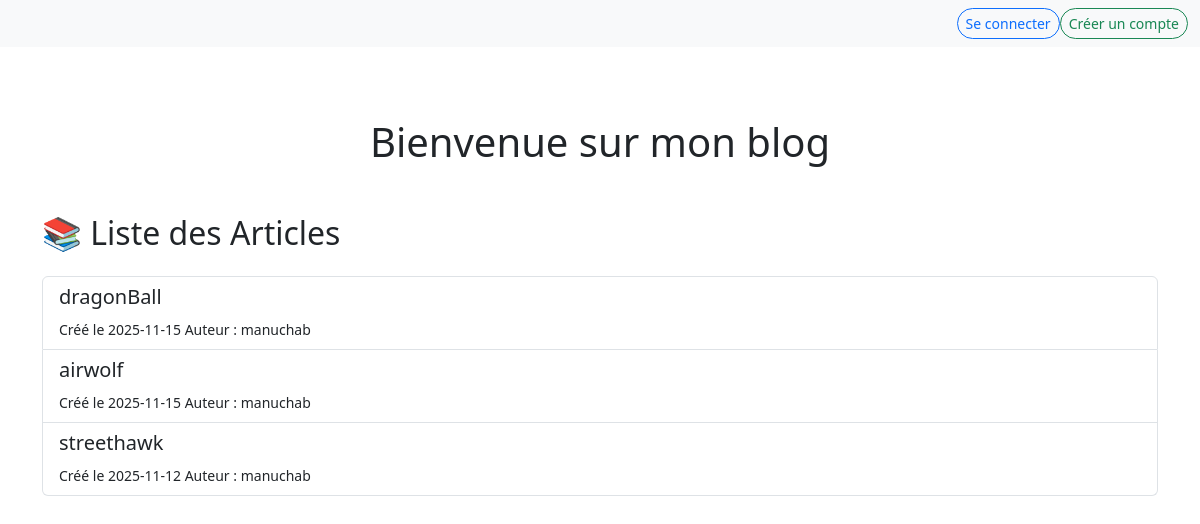
The app's page /articles.php, older data.
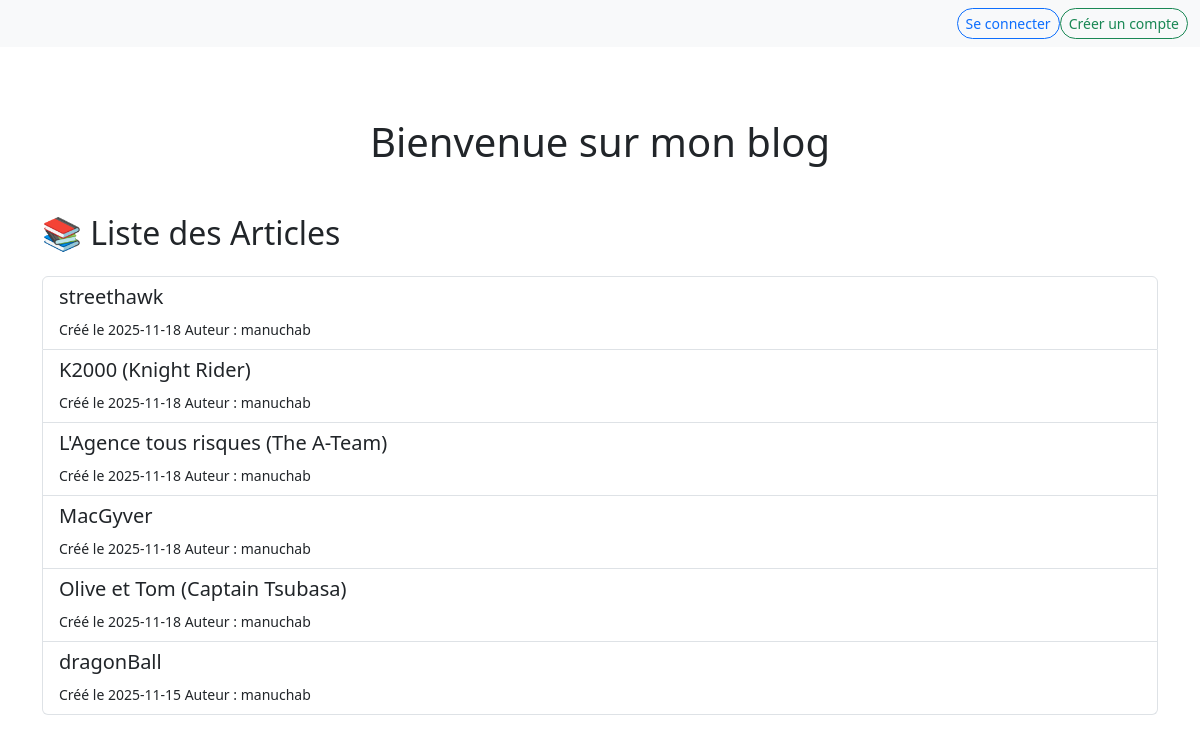
The same page, newer data.
### tables this page shows
CREATE TABLE IF NOT EXISTS `article` (
  `id_article` int NOT NULL AUTO_INCREMENT,
  `titre` varchar(255) NOT NULL,
  `date_creation` date NOT NULL,
  `date_parution` date NOT NULL,
  `id_user` int NOT NULL,
  `picture` varchar(255) NOT NULL,
  `contenu` text,
  PRIMARY KEY (`id_article`),
  KEY `fk_idUser` (`id_user`)
);

### includes/functions/article_functions.php (called while the page is built, shortened)
<?php
function getAllArticle() {
    $dbh = dbconnect();
    $stmt = $dbh->prepare("SELECT a.id_article AS id, COALESCE(a.titre, '') AS titre, COALESCE(a.date_creation, '') AS date_creation, COALESCE(a.date_parution, '') AS date_parution, COALESCE(a.picture, '') AS picture,
            COALESCE(a.contenu, '') AS contenu, COALESCE(u.pseudo, u.email, '') AS auteur FROM article a JOIN user u ON a.id_user = u.id_user ORDER BY a.date_creation DESC ");
    $stmt->execute();
    return $stmt->fetchAll(PDO::FETCH_ASSOC);
}

### articles.php (the view, shortened to what this page needs)
<?php
$articles = getAllArticle();
require_once "header.php";
?>
<div class="container mt-5">
    <h2 class="mb-4">📚 Liste des Articles</h2>
    <?php if (empty($articles)): ?>
        <div class="alert alert-info">Aucun article disponible.</div>
    <?php else: ?>
        <div class="list-group">
            <?php foreach ($articles as $article): ?>
                <a href="singleArticle.php?id=<?= $article['id'] ?>" class="list-group-item list-group-item-action"><h5><?= htmlspecialchars($article['titre'] ?? '') ?></h5>
                <small>Créé le <?= htmlspecialchars($article['date_creation'] ?? '') ?> Auteur : <?= htmlspecialchars($article['auteur'] ?? '') ?></small></a>
            <?php endforeach; ?>
        </div>
    <?php endif; ?>
</div>
<?php require_once "footer.php"; ?>

### header.php (shortened to what this page needs)
<!DOCTYPE html>
<html lang="fr">
<head>
    <link href="https://cdn.jsdelivr.net/npm/bootstrap@5.3.8/dist/css/bootstrap.min.css" rel="stylesheet">
    <link rel="stylesheet" href="style.css">
</head>
<body>
    <nav class="navbar fixed-top bg-body-tertiary">
        <div class="container-fluid justify-content-end">
            <?php if (isset($_SESSION['user'])): ?>
                <?php if ($_SESSION['user']['type'] === 'auteur'): ?>
                    <a href="myArticles.php" class="btn rounded-pill btn-sm btn-outline-secondary">
                        Mes articles
                    </a>
                    <a href="addArticle.php" class="btn rounded-pill btn-sm btn-outline-success">
                        <i class="bi bi-plus-circle"></i> Créer
                    </a>
                <?php endif; ?>
                <span class="text-muted me-2">
                    <i class="bi bi-person-circle"></i> <?= htmlspecialchars($_SESSION['user']['pseudo']) ?>
                </span>
                <a href="logOut.php" class="btn rounded-pill btn-sm btn-outline-danger">
                    Se déconnecter
                </a>
            <?php else: ?>
                <a href="logIn.php" class="btn rounded-pill btn-sm btn-outline-primary">
                    Se connecter
                </a>
                <a href="signUp.php" class="btn rounded-pill btn-sm btn-outline-success">
                    Créer un compte
                </a>
            <?php endif; ?>
        </div>
    </nav>
    <div class="container-fluid text-center mt-5">
        <h1>Bienvenue sur mon blog</h1>
    </div>

### footer.php (shortened to what this page needs)
</body>
</html>

### style.css (style rules this page uses)
body { padding-top: 70px; }

Row changes from the older to the newer data that the page shows:
removed article: titre "airwolf", date_creation "2025-11-15", auteur "manuchab"
removed article: titre "streethawk", date_creation "2025-11-12", auteur "manuchab"
added article: titre "streethawk", date_creation "2025-11-18", auteur "manuchab"
added article: titre "K2000 (Knight Rider)", date_creation "2025-11-18", auteur "manuchab"
added article: titre "L'Agence tous risques (The A-Team)", date_creation "2025-11-18", auteur "manuchab"
added article: titre "MacGyver", date_creation "2025-11-18", auteur "manuchab"
added article: titre "Olive et Tom (Captain Tsubasa)", date_creation "2025-11-18", auteur "manuchab"
